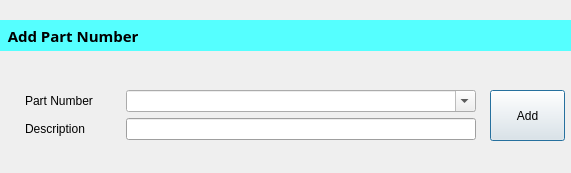
<?xml version="1.0" encoding="UTF-8"?>
<ui version="4.0">
 <class>Dialog</class>
 <widget class="QDialog" name="Dialog">
  <property name="geometry">
   <rect>
    <x>0</x>
    <y>0</y>
    <width>571</width>
    <height>173</height>
   </rect>
  </property>
  <property name="sizePolicy">
   <sizepolicy hsizetype="Preferred" vsizetype="Preferred">
    <horstretch>0</horstretch>
    <verstretch>0</verstretch>
   </sizepolicy>
  </property>
  <property name="windowTitle">
   <string>Dialog</string>
  </property>
  <widget class="QLabel" name="label_6">
   <property name="geometry">
    <rect>
     <x>0</x>
     <y>20</y>
     <width>571</width>
     <height>31</height>
    </rect>
   </property>
   <property name="maximumSize">
    <size>
     <width>1000</width>
     <height>16777215</height>
    </size>
   </property>
   <property name="palette">
    <palette>
     <active>
      <colorrole role="WindowText">
       <brush brushstyle="SolidPattern">
        <color alpha="255">
         <red>0</red>
         <green>0</green>
         <blue>0</blue>
        </color>
       </brush>
      </colorrole>
      <colorrole role="Button">
       <brush brushstyle="SolidPattern">
        <color alpha="255">
         <red>85</red>
         <green>255</green>
         <blue>255</blue>
        </color>
       </brush>
      </colorrole>
      <colorrole role="Light">
       <brush brushstyle="SolidPattern">
        <color alpha="255">
         <red>213</red>
         <green>255</green>
         <blue>255</blue>
        </color>
       </brush>
      </colorrole>
      <colorrole role="Midlight">
       <brush brushstyle="SolidPattern">
        <color alpha="255">
         <red>149</red>
         <green>255</green>
         <blue>255</blue>
        </color>
       </brush>
      </colorrole>
      <colorrole role="Dark">
       <brush brushstyle="SolidPattern">
        <color alpha="255">
         <red>42</red>
         <green>127</green>
         <blue>127</blue>
        </color>
       </brush>
      </colorrole>
      <colorrole role="Mid">
       <brush brushstyle="SolidPattern">
        <color alpha="255">
         <red>56</red>
         <green>170</green>
         <blue>170</blue>
        </color>
       </brush>
      </colorrole>
      <colorrole role="Text">
       <brush brushstyle="SolidPattern">
        <color alpha="255">
         <red>0</red>
         <green>0</green>
         <blue>0</blue>
        </color>
       </brush>
      </colorrole>
      <colorrole role="BrightText">
       <brush brushstyle="SolidPattern">
        <color alpha="255">
         <red>255</red>
         <green>255</green>
         <blue>255</blue>
        </color>
       </brush>
      </colorrole>
      <colorrole role="ButtonText">
       <brush brushstyle="SolidPattern">
        <color alpha="255">
         <red>0</red>
         <green>0</green>
         <blue>0</blue>
        </color>
       </brush>
      </colorrole>
      <colorrole role="Base">
       <brush brushstyle="SolidPattern">
        <color alpha="255">
         <red>255</red>
         <green>255</green>
         <blue>255</blue>
        </color>
       </brush>
      </colorrole>
      <colorrole role="Window">
       <brush brushstyle="SolidPattern">
        <color alpha="255">
         <red>85</red>
         <green>255</green>
         <blue>255</blue>
        </color>
       </brush>
      </colorrole>
      <colorrole role="Shadow">
       <brush brushstyle="SolidPattern">
        <color alpha="255">
         <red>0</red>
         <green>0</green>
         <blue>0</blue>
        </color>
       </brush>
      </colorrole>
      <colorrole role="AlternateBase">
       <brush brushstyle="SolidPattern">
        <color alpha="255">
         <red>170</red>
         <green>255</green>
         <blue>255</blue>
        </color>
       </brush>
      </colorrole>
      <colorrole role="ToolTipBase">
       <brush brushstyle="SolidPattern">
        <color alpha="255">
         <red>255</red>
         <green>255</green>
         <blue>220</blue>
        </color>
       </brush>
      </colorrole>
      <colorrole role="ToolTipText">
       <brush brushstyle="SolidPattern">
        <color alpha="255">
         <red>0</red>
         <green>0</green>
         <blue>0</blue>
        </color>
       </brush>
      </colorrole>
     </active>
     <inactive>
      <colorrole role="WindowText">
       <brush brushstyle="SolidPattern">
        <color alpha="255">
         <red>0</red>
         <green>0</green>
         <blue>0</blue>
        </color>
       </brush>
      </colorrole>
      <colorrole role="Button">
       <brush brushstyle="SolidPattern">
        <color alpha="255">
         <red>85</red>
         <green>255</green>
         <blue>255</blue>
        </color>
       </brush>
      </colorrole>
      <colorrole role="Light">
       <brush brushstyle="SolidPattern">
        <color alpha="255">
         <red>213</red>
         <green>255</green>
         <blue>255</blue>
        </color>
       </brush>
      </colorrole>
      <colorrole role="Midlight">
       <brush brushstyle="SolidPattern">
        <color alpha="255">
         <red>149</red>
         <green>255</green>
         <blue>255</blue>
        </color>
       </brush>
      </colorrole>
      <colorrole role="Dark">
       <brush brushstyle="SolidPattern">
        <color alpha="255">
         <red>42</red>
         <green>127</green>
         <blue>127</blue>
        </color>
       </brush>
      </colorrole>
      <colorrole role="Mid">
       <brush brushstyle="SolidPattern">
        <color alpha="255">
         <red>56</red>
         <green>170</green>
         <blue>170</blue>
        </color>
       </brush>
      </colorrole>
      <colorrole role="Text">
       <brush brushstyle="SolidPattern">
        <color alpha="255">
         <red>0</red>
         <green>0</green>
         <blue>0</blue>
        </color>
       </brush>
      </colorrole>
      <colorrole role="BrightText">
       <brush brushstyle="SolidPattern">
        <color alpha="255">
         <red>255</red>
         <green>255</green>
         <blue>255</blue>
        </color>
       </brush>
      </colorrole>
      <colorrole role="ButtonText">
       <brush brushstyle="SolidPattern">
        <color alpha="255">
         <red>0</red>
         <green>0</green>
         <blue>0</blue>
        </color>
       </brush>
      </colorrole>
      <colorrole role="Base">
       <brush brushstyle="SolidPattern">
        <color alpha="255">
         <red>255</red>
         <green>255</green>
         <blue>255</blue>
        </color>
       </brush>
      </colorrole>
      <colorrole role="Window">
       <brush brushstyle="SolidPattern">
        <color alpha="255">
         <red>85</red>
         <green>255</green>
         <blue>255</blue>
        </color>
       </brush>
      </colorrole>
      <colorrole role="Shadow">
       <brush brushstyle="SolidPattern">
        <color alpha="255">
         <red>0</red>
         <green>0</green>
         <blue>0</blue>
        </color>
       </brush>
      </colorrole>
      <colorrole role="AlternateBase">
       <brush brushstyle="SolidPattern">
        <color alpha="255">
         <red>170</red>
         <green>255</green>
         <blue>255</blue>
        </color>
       </brush>
      </colorrole>
      <colorrole role="ToolTipBase">
       <brush brushstyle="SolidPattern">
        <color alpha="255">
         <red>255</red>
         <green>255</green>
         <blue>220</blue>
        </color>
       </brush>
      </colorrole>
      <colorrole role="ToolTipText">
       <brush brushstyle="SolidPattern">
        <color alpha="255">
         <red>0</red>
         <green>0</green>
         <blue>0</blue>
        </color>
       </brush>
      </colorrole>
     </inactive>
     <disabled>
      <colorrole role="WindowText">
       <brush brushstyle="SolidPattern">
        <color alpha="255">
         <red>42</red>
         <green>127</green>
         <blue>127</blue>
        </color>
       </brush>
      </colorrole>
      <colorrole role="Button">
       <brush brushstyle="SolidPattern">
        <color alpha="255">
         <red>85</red>
         <green>255</green>
         <blue>255</blue>
        </color>
       </brush>
      </colorrole>
      <colorrole role="Light">
       <brush brushstyle="SolidPattern">
        <color alpha="255">
         <red>213</red>
         <green>255</green>
         <blue>255</blue>
        </color>
       </brush>
      </colorrole>
      <colorrole role="Midlight">
       <brush brushstyle="SolidPattern">
        <color alpha="255">
         <red>149</red>
         <green>255</green>
         <blue>255</blue>
        </color>
       </brush>
      </colorrole>
      <colorrole role="Dark">
       <brush brushstyle="SolidPattern">
        <color alpha="255">
         <red>42</red>
         <green>127</green>
         <blue>127</blue>
        </color>
       </brush>
      </colorrole>
      <colorrole role="Mid">
       <brush brushstyle="SolidPattern">
        <color alpha="255">
         <red>56</red>
         <green>170</green>
         <blue>170</blue>
        </color>
       </brush>
      </colorrole>
      <colorrole role="Text">
       <brush brushstyle="SolidPattern">
        <color alpha="255">
         <red>42</red>
         <green>127</green>
         <blue>127</blue>
        </color>
       </brush>
      </colorrole>
      <colorrole role="BrightText">
       <brush brushstyle="SolidPattern">
        <color alpha="255">
         <red>255</red>
         <green>255</green>
         <blue>255</blue>
        </color>
       </brush>
      </colorrole>
      <colorrole role="ButtonText">
       <brush brushstyle="SolidPattern">
        <color alpha="255">
         <red>42</red>
         <green>127</green>
         <blue>127</blue>
        </color>
       </brush>
      </colorrole>
      <colorrole role="Base">
       <brush brushstyle="SolidPattern">
        <color alpha="255">
         <red>85</red>
         <green>255</green>
         <blue>255</blue>
        </color>
       </brush>
      </colorrole>
      <colorrole role="Window">
       <brush brushstyle="SolidPattern">
        <color alpha="255">
         <red>85</red>
         <green>255</green>
         <blue>255</blue>
        </color>
       </brush>
      </colorrole>
      <colorrole role="Shadow">
       <brush brushstyle="SolidPattern">
        <color alpha="255">
         <red>0</red>
         <green>0</green>
         <blue>0</blue>
        </color>
       </brush>
      </colorrole>
      <colorrole role="AlternateBase">
       <brush brushstyle="SolidPattern">
        <color alpha="255">
         <red>85</red>
         <green>255</green>
         <blue>255</blue>
        </color>
       </brush>
      </colorrole>
      <colorrole role="ToolTipBase">
       <brush brushstyle="SolidPattern">
        <color alpha="255">
         <red>255</red>
         <green>255</green>
         <blue>220</blue>
        </color>
       </brush>
      </colorrole>
      <colorrole role="ToolTipText">
       <brush brushstyle="SolidPattern">
        <color alpha="255">
         <red>0</red>
         <green>0</green>
         <blue>0</blue>
        </color>
       </brush>
      </colorrole>
     </disabled>
    </palette>
   </property>
   <property name="font">
    <font>
     <family>Segoe Print</family>
     <pointsize>11</pointsize>
     <weight>75</weight>
     <italic>false</italic>
     <bold>true</bold>
     <underline>false</underline>
     <stylestrategy>PreferDefault</stylestrategy>
     <kerning>true</kerning>
    </font>
   </property>
   <property name="autoFillBackground">
    <bool>true</bool>
   </property>
   <property name="text">
    <string>  Add Part Number</string>
   </property>
  </widget>
  <widget class="QPushButton" name="btn_add">
   <property name="geometry">
    <rect>
     <x>490</x>
     <y>90</y>
     <width>75</width>
     <height>51</height>
    </rect>
   </property>
   <property name="text">
    <string>Add</string>
   </property>
  </widget>
  <widget class="QWidget" name="layoutWidget">
   <property name="geometry">
    <rect>
     <x>20</x>
     <y>90</y>
     <width>461</width>
     <height>52</height>
    </rect>
   </property>
   <layout class="QVBoxLayout" name="verticalLayout">
    <item>
     <layout class="QHBoxLayout" name="horizontalLayout_2">
      <item>
       <widget class="QLabel" name="label">
        <property name="maximumSize">
         <size>
          <width>90</width>
          <height>16777215</height>
         </size>
        </property>
        <property name="text">
         <string>Part Number</string>
        </property>
       </widget>
      </item>
      <item>
       <widget class="QComboBox" name="cbx_pn">
        <property name="maximumSize">
         <size>
          <width>350</width>
          <height>16777215</height>
         </size>
        </property>
        <property name="editable">
         <bool>true</bool>
        </property>
       </widget>
      </item>
     </layout>
    </item>
    <item>
     <layout class="QHBoxLayout" name="horizontalLayout">
      <item>
       <widget class="QLabel" name="label_2">
        <property name="maximumSize">
         <size>
          <width>90</width>
          <height>16777215</height>
         </size>
        </property>
        <property name="text">
         <string>Description</string>
        </property>
       </widget>
      </item>
      <item>
       <widget class="QLineEdit" name="edit_desc">
        <property name="sizePolicy">
         <sizepolicy hsizetype="Expanding" vsizetype="Fixed">
          <horstretch>0</horstretch>
          <verstretch>0</verstretch>
         </sizepolicy>
        </property>
        <property name="maximumSize">
         <size>
          <width>350</width>
          <height>16777215</height>
         </size>
        </property>
        <property name="palette">
         <palette>
          <active>
           <colorrole role="WindowText">
            <brush brushstyle="SolidPattern">
             <color alpha="255">
              <red>0</red>
              <green>0</green>
              <blue>0</blue>
             </color>
            </brush>
           </colorrole>
           <colorrole role="Button">
            <brush brushstyle="SolidPattern">
             <color alpha="255">
              <red>223</red>
              <green>223</green>
              <blue>223</blue>
             </color>
            </brush>
           </colorrole>
           <colorrole role="Light">
            <brush brushstyle="SolidPattern">
             <color alpha="255">
              <red>255</red>
              <green>255</green>
              <blue>255</blue>
             </color>
            </brush>
           </colorrole>
           <colorrole role="Midlight">
            <brush brushstyle="SolidPattern">
             <color alpha="255">
              <red>239</red>
              <green>239</green>
              <blue>239</blue>
             </color>
            </brush>
           </colorrole>
           <colorrole role="Dark">
            <brush brushstyle="SolidPattern">
             <color alpha="255">
              <red>111</red>
              <green>111</green>
              <blue>111</blue>
             </color>
            </brush>
           </colorrole>
           <colorrole role="Mid">
            <brush brushstyle="SolidPattern">
             <color alpha="255">
              <red>149</red>
              <green>149</green>
              <blue>149</blue>
             </color>
            </brush>
           </colorrole>
           <colorrole role="Text">
            <brush brushstyle="SolidPattern">
             <color alpha="255">
              <red>0</red>
              <green>0</green>
              <blue>0</blue>
             </color>
            </brush>
           </colorrole>
           <colorrole role="BrightText">
            <brush brushstyle="SolidPattern">
             <color alpha="255">
              <red>255</red>
              <green>255</green>
              <blue>255</blue>
             </color>
            </brush>
           </colorrole>
           <colorrole role="ButtonText">
            <brush brushstyle="SolidPattern">
             <color alpha="255">
              <red>0</red>
              <green>0</green>
              <blue>0</blue>
             </color>
            </brush>
           </colorrole>
           <colorrole role="Base">
            <brush brushstyle="SolidPattern">
             <color alpha="255">
              <red>255</red>
              <green>255</green>
              <blue>255</blue>
             </color>
            </brush>
           </colorrole>
           <colorrole role="Window">
            <brush brushstyle="SolidPattern">
             <color alpha="255">
              <red>223</red>
              <green>223</green>
              <blue>223</blue>
             </color>
            </brush>
           </colorrole>
           <colorrole role="Shadow">
            <brush brushstyle="SolidPattern">
             <color alpha="255">
              <red>0</red>
              <green>0</green>
              <blue>0</blue>
             </color>
            </brush>
           </colorrole>
           <colorrole role="AlternateBase">
            <brush brushstyle="SolidPattern">
             <color alpha="255">
              <red>239</red>
              <green>239</green>
              <blue>239</blue>
             </color>
            </brush>
           </colorrole>
           <colorrole role="ToolTipBase">
            <brush brushstyle="SolidPattern">
             <color alpha="255">
              <red>255</red>
              <green>255</green>
              <blue>220</blue>
             </color>
            </brush>
           </colorrole>
           <colorrole role="ToolTipText">
            <brush brushstyle="SolidPattern">
             <color alpha="255">
              <red>0</red>
              <green>0</green>
              <blue>0</blue>
             </color>
            </brush>
           </colorrole>
          </active>
          <inactive>
           <colorrole role="WindowText">
            <brush brushstyle="SolidPattern">
             <color alpha="255">
              <red>0</red>
              <green>0</green>
              <blue>0</blue>
             </color>
            </brush>
           </colorrole>
           <colorrole role="Button">
            <brush brushstyle="SolidPattern">
             <color alpha="255">
              <red>223</red>
              <green>223</green>
              <blue>223</blue>
             </color>
            </brush>
           </colorrole>
           <colorrole role="Light">
            <brush brushstyle="SolidPattern">
             <color alpha="255">
              <red>255</red>
              <green>255</green>
              <blue>255</blue>
             </color>
            </brush>
           </colorrole>
           <colorrole role="Midlight">
            <brush brushstyle="SolidPattern">
             <color alpha="255">
              <red>239</red>
              <green>239</green>
              <blue>239</blue>
             </color>
            </brush>
           </colorrole>
           <colorrole role="Dark">
            <brush brushstyle="SolidPattern">
             <color alpha="255">
              <red>111</red>
              <green>111</green>
              <blue>111</blue>
             </color>
            </brush>
           </colorrole>
           <colorrole role="Mid">
            <brush brushstyle="SolidPattern">
             <color alpha="255">
              <red>149</red>
              <green>149</green>
              <blue>149</blue>
             </color>
            </brush>
           </colorrole>
           <colorrole role="Text">
            <brush brushstyle="SolidPattern">
             <color alpha="255">
              <red>0</red>
              <green>0</green>
              <blue>0</blue>
             </color>
            </brush>
           </colorrole>
           <colorrole role="BrightText">
            <brush brushstyle="SolidPattern">
             <color alpha="255">
              <red>255</red>
              <green>255</green>
              <blue>255</blue>
             </color>
            </brush>
           </colorrole>
           <colorrole role="ButtonText">
            <brush brushstyle="SolidPattern">
             <color alpha="255">
              <red>0</red>
              <green>0</green>
              <blue>0</blue>
             </color>
            </brush>
           </colorrole>
           <colorrole role="Base">
            <brush brushstyle="SolidPattern">
             <color alpha="255">
              <red>255</red>
              <green>255</green>
              <blue>255</blue>
             </color>
            </brush>
           </colorrole>
           <colorrole role="Window">
            <brush brushstyle="SolidPattern">
             <color alpha="255">
              <red>223</red>
              <green>223</green>
              <blue>223</blue>
             </color>
            </brush>
           </colorrole>
           <colorrole role="Shadow">
            <brush brushstyle="SolidPattern">
             <color alpha="255">
              <red>0</red>
              <green>0</green>
              <blue>0</blue>
             </color>
            </brush>
           </colorrole>
           <colorrole role="AlternateBase">
            <brush brushstyle="SolidPattern">
             <color alpha="255">
              <red>239</red>
              <green>239</green>
              <blue>239</blue>
             </color>
            </brush>
           </colorrole>
           <colorrole role="ToolTipBase">
            <brush brushstyle="SolidPattern">
             <color alpha="255">
              <red>255</red>
              <green>255</green>
              <blue>220</blue>
             </color>
            </brush>
           </colorrole>
           <colorrole role="ToolTipText">
            <brush brushstyle="SolidPattern">
             <color alpha="255">
              <red>0</red>
              <green>0</green>
              <blue>0</blue>
             </color>
            </brush>
           </colorrole>
          </inactive>
          <disabled>
           <colorrole role="WindowText">
            <brush brushstyle="SolidPattern">
             <color alpha="255">
              <red>111</red>
              <green>111</green>
              <blue>111</blue>
             </color>
            </brush>
           </colorrole>
           <colorrole role="Button">
            <brush brushstyle="SolidPattern">
             <color alpha="255">
              <red>223</red>
              <green>223</green>
              <blue>223</blue>
             </color>
            </brush>
           </colorrole>
           <colorrole role="Light">
            <brush brushstyle="SolidPattern">
             <color alpha="255">
              <red>255</red>
              <green>255</green>
              <blue>255</blue>
             </color>
            </brush>
           </colorrole>
           <colorrole role="Midlight">
            <brush brushstyle="SolidPattern">
             <color alpha="255">
              <red>239</red>
              <green>239</green>
              <blue>239</blue>
             </color>
            </brush>
           </colorrole>
           <colorrole role="Dark">
            <brush brushstyle="SolidPattern">
             <color alpha="255">
              <red>111</red>
              <green>111</green>
              <blue>111</blue>
             </color>
            </brush>
           </colorrole>
           <colorrole role="Mid">
            <brush brushstyle="SolidPattern">
             <color alpha="255">
              <red>149</red>
              <green>149</green>
              <blue>149</blue>
             </color>
            </brush>
           </colorrole>
           <colorrole role="Text">
            <brush brushstyle="SolidPattern">
             <color alpha="255">
              <red>111</red>
              <green>111</green>
              <blue>111</blue>
             </color>
            </brush>
           </colorrole>
           <colorrole role="BrightText">
            <brush brushstyle="SolidPattern">
             <color alpha="255">
              <red>255</red>
              <green>255</green>
              <blue>255</blue>
             </color>
            </brush>
           </colorrole>
           <colorrole role="ButtonText">
            <brush brushstyle="SolidPattern">
             <color alpha="255">
              <red>111</red>
              <green>111</green>
              <blue>111</blue>
             </color>
            </brush>
           </colorrole>
           <colorrole role="Base">
            <brush brushstyle="SolidPattern">
             <color alpha="255">
              <red>223</red>
              <green>223</green>
              <blue>223</blue>
             </color>
            </brush>
           </colorrole>
           <colorrole role="Window">
            <brush brushstyle="SolidPattern">
             <color alpha="255">
              <red>223</red>
              <green>223</green>
              <blue>223</blue>
             </color>
            </brush>
           </colorrole>
           <colorrole role="Shadow">
            <brush brushstyle="SolidPattern">
             <color alpha="255">
              <red>0</red>
              <green>0</green>
              <blue>0</blue>
             </color>
            </brush>
           </colorrole>
           <colorrole role="AlternateBase">
            <brush brushstyle="SolidPattern">
             <color alpha="255">
              <red>223</red>
              <green>223</green>
              <blue>223</blue>
             </color>
            </brush>
           </colorrole>
           <colorrole role="ToolTipBase">
            <brush brushstyle="SolidPattern">
             <color alpha="255">
              <red>255</red>
              <green>255</green>
              <blue>220</blue>
             </color>
            </brush>
           </colorrole>
           <colorrole role="ToolTipText">
            <brush brushstyle="SolidPattern">
             <color alpha="255">
              <red>0</red>
              <green>0</green>
              <blue>0</blue>
             </color>
            </brush>
           </colorrole>
          </disabled>
         </palette>
        </property>
        <property name="readOnly">
         <bool>true</bool>
        </property>
       </widget>
      </item>
     </layout>
    </item>
   </layout>
  </widget>
 </widget>
 <resources/>
 <connections/>
</ui>
